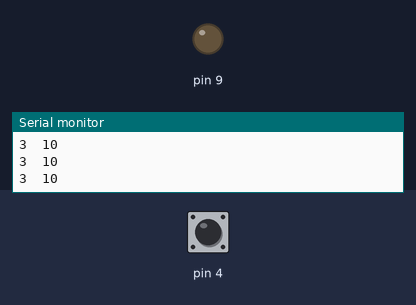
Bench run of a sketch on a simulated Arduino Uno, built with avr-gcc and run on an emulated ATmega328P. Shown: output pins drawn as LEDs (lit = HIGH), the last lines printed to the serial monitor. Inputs (shaded band) come from the test bench; at power-on: pin 4 HIGH.

Above: at 1.2 s.
1.3 s: pin 4 pulled LOW for 0.15 s
At 1.39 s:
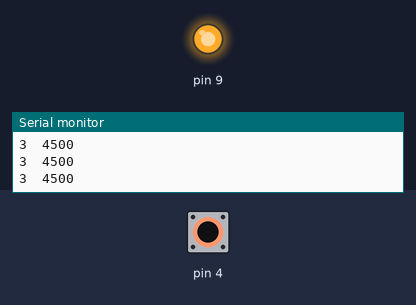
2.9 s: pin 4 pulled LOW for 3.2 s
At 7.2 s:
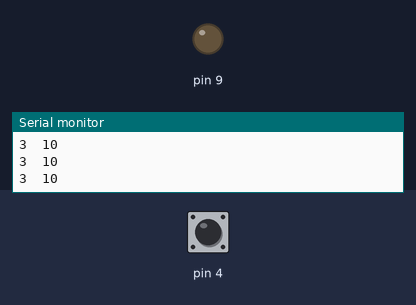
7.6 s: pin 4 driven LOW
At 8.1 s:
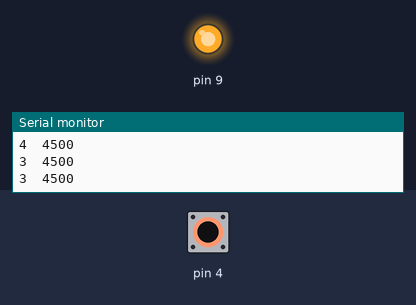
10.6 s: pin 4 driven HIGH
At 11.9 s:
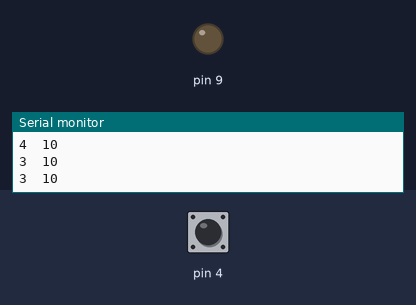
Timing chart, 0 to 13.1 s (numbered marks = the images above; inputs shaded):
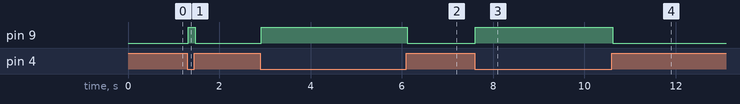

The sketch:

Proximity_Lamp_Using_Arduino.ino
```cpp
#include <CapacitiveSensor.h>

CapacitiveSensor   cs_2_4 = CapacitiveSensor(2,4); // 10M ohm  resistor between pins 2 & 4, pin 4 is sensor pin, add a wire and or foil

int in = 2;
int out = 4;


void setup()
{
  Serial.begin(9600);  // // initialize serial communication at 9600 bits per second:
  pinMode(4, INPUT);
  pinMode(9, OUTPUT);
}
void loop()
{
  long start = millis();
long total1 = cs_2_4.capacitiveSensor(30);  //sensor resoultion. Default 30.
                                           // increase for higher resolution, but slower performance.
Serial.print(millis() - start);           // check on performance in milliseconds
Serial.print("\t");                       //tab character for debug window spacing
Serial.println(total1);                   // print sensor output 1
delay(10);                                // arbitrary delay to limit data to serial port


 if(total1>=140)        // change this based on serial Monitor's output
 {
 analogWrite(9, total1);

}
else
{
  digitalWrite(9,LOW);
}

}
```

Measured:
- after the input at 1.3 s, pin 9: LOW → HIGH at once, → LOW 0.15 s later
- after the input at 2.9 s, pin 9: LOW → HIGH at once, → LOW 3.2 s later
- after the input at 7.6 s, pin 9: LOW → HIGH at once
- after the input at 10.6 s, pin 9: HIGH → LOW at once
